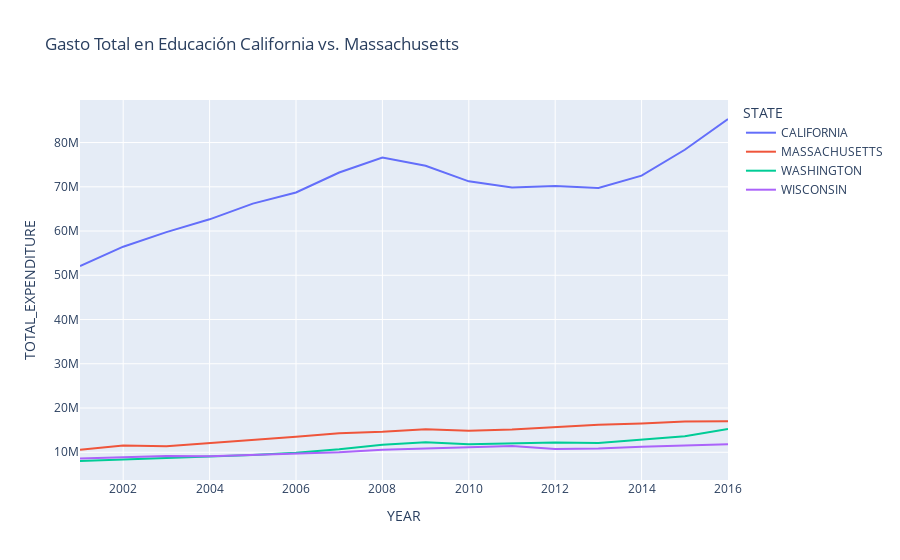

The notebook cell this image was saved under:
### Code cell
#3.Gráfico de Línea - Series Múltiples
#-------------------------------------------------
import plotly.express as px
import pandas as pd

educacion = pd.read_csv("Data/states_all.csv", usecols=["STATE", "YEAR", "TOTAL_EXPENDITURE"])

px.line(
    educacion.query("2000 < YEAR < 2017 and STATE in ['CALIFORNIA', 'MASSACHUSETTS', 'WISCONSIN', 'WASHINGTON']"),
    x="YEAR",
    y="TOTAL_EXPENDITURE",
    color="STATE",
    title="Gasto Total en Educación California vs. Massachusetts",
)

### Figure 1 — Plotly figure (JSON) as saved in the notebook; plotly's stock layout.template omitted (floating-point values rounded to 4 significant figures)
{"data": [{"hovertemplate": "STATE=CALIFORNIA<br>YEAR=%{x}<br>TOTAL_EXPENDITURE=%{y}<extra></extra>", "legendgroup": "CALIFORNIA", "line": {"color": "#636efa", "dash": "solid"}, "marker": {"symbol": "circle"}, "mode": "lines", "name": "CALIFORNIA", "orientation": "v", "showlegend": true, "type": "scatter", "x": [2001, 2002, 2003, 2004, 2005, 2006, 2007, 2008, 2009, 2010, 2011, 2012, 2013, 2014, 2015, 2016], "xaxis": "x", "y": [52082540, 56464225, 59749885, 62647953, 66196072, 68722432, 73225422, 76618865, 74766086, 71227111, 69847705, 70191877, 69727119, 72506810, 78365958, 85320133], "yaxis": "y"}, {"hovertemplate": "STATE=MASSACHUSETTS<br>YEAR=%{x}<br>TOTAL_EXPENDITURE=%{y}<extra></extra>", "legendgroup": "MASSACHUSETTS", "line": {"color": "#EF553B", "dash": "solid"}, "marker": {"symbol": "circle"}, "mode": "lines", "name": "MASSACHUSETTS", "orientation": "v", "showlegend": true, "type": "scatter", "x": [2001, 2002, 2003, 2004, 2005, 2006, 2007, 2008, 2009, 2010, 2011, 2012, 2013, 2014, 2015, 2016], "xaxis": "x", "y": [10572138, 11507438, 11382398, 12033345, 12726283, 13503621, 14315518, 14631545, 15174814, 14857823, 15150898, 15696061, 16201905, 16518383, 16972319, 17037880], "yaxis": "y"}, {"hovertemplate": "STATE=WASHINGTON<br>YEAR=%{x}<br>TOTAL_EXPENDITURE=%{y}<extra></extra>", "legendgroup": "WASHINGTON", "line": {"color": "#00cc96", "dash": "solid"}, "marker": {"symbol": "circle"}, "mode": "lines", "name": "WASHINGTON", "orientation": "v", "showlegend": true, "type": "scatter", "x": [2001, 2002, 2003, 2004, 2005, 2006, 2007, 2008, 2009, 2010, 2011, 2012, 2013, 2014, 2015, 2016], "xaxis": "x", "y": [8026334, 8362656, 8802387, 9009980, 9399603, 9915617, 10682397, 11677666, 12240632, 11820814, 11928408, 12187889, 12097549, 12806300, 13630138, 15253296], "yaxis": "y"}, {"hovertemplate": "STATE=WISCONSIN<br>YEAR=%{x}<br>TOTAL_EXPENDITURE=%{y}<extra></extra>", "legendgroup": "WISCONSIN", "line": {"color": "#ab63fa", "dash": "solid"}, "marker": {"symbol": "circle"}, "mode": "lines", "name": "WISCONSIN", "orientation": "v", "showlegend": true, "type": "scatter", "x": [2001, 2002, 2003, 2004, 2005, 2006, 2007, 2008, 2009, 2010, 2011, 2012, 2013, 2014, 2015, 2016], "xaxis": "x", "y": [8574804, 8863966, 9128279, 9126345, 9433502, 9779642, 9988878, 10545964, 10880480, 11116821, 11440718, 10724377, 10845059, 11255186, 11553677, 11787535], "yaxis": "y"}], "layout": {"legend": {"title": {"text": "STATE"}, "tracegroupgap": 0}, "title": {"text": "Gasto Total en Educación California vs. Massachusetts"}, "xaxis": {"anchor": "y", "domain": [0, 1], "title": {"text": "YEAR"}}, "yaxis": {"anchor": "x", "domain": [0, 1], "title": {"text": "TOTAL_EXPENDITURE"}}}}
